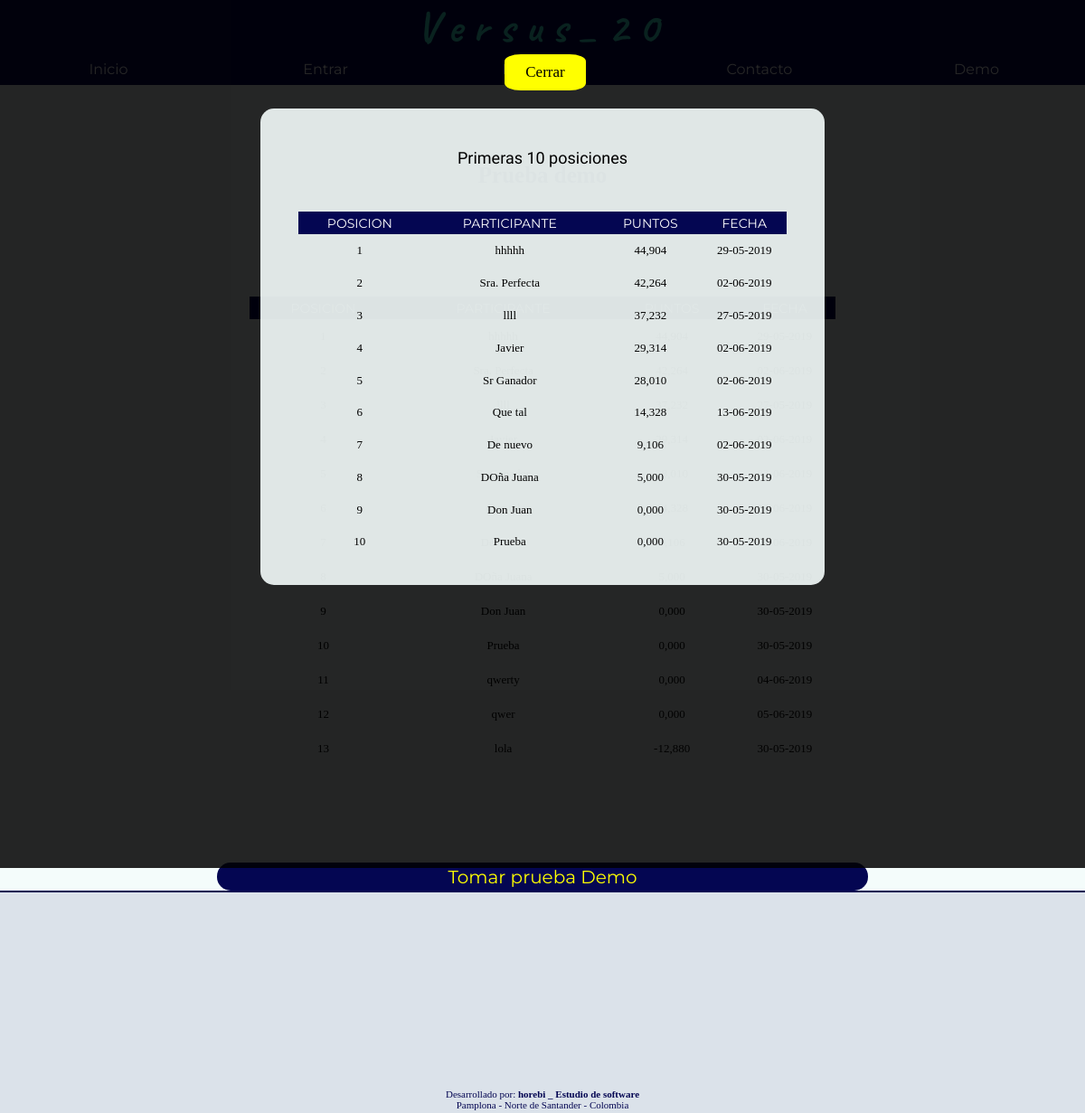
/vista/participantes.php, run on the app's committed database.
### tables this page shows
CREATE TABLE `participante_demo` (
  `ID_PD` int(11) NOT NULL,
  `usuario` varchar(20) NOT NULL,
  `fecha_Registro` datetime NOT NULL,
  `puntos` decimal(11,3) NOT NULL
);

### vista/participantes.php (the view, shortened to what this page needs)
<!DOCTYPE html>
<html lang="es">
    <head>
        <link rel="stylesheet" type="text/css" href="../css/EstilosVs_100.css"/>
        <link rel="stylesheet" type="text/css" media="(max-width: 800px)" href="../css/MediaQuery_EstilosVs_100.css">
        <link rel="stylesheet" type="text/css" href="../css/Modal.css">
    </head>
    <body>
        <label for="Cerrar" id="btnCerrar">Cerrar</label>
        <div class="modal">
            <div class="contenedor_modal modal_2">
                <p class="Inicio_1"><span>Primeras 10 posiciones</span></p>
                 <table width="95%"  style="text-align: center; border-collapse: collapse; margin-bottom: 3%; margin-left: auto; margin-right: auto; " >
                    <thead >
                        <tr style="background-color: #040652; color: white;">
                            <th>POSICION</th>
                            <th>PARTICIPANTE</th>
                            <th>PUNTOS</th>
                            <th>FECHA</th>
                        </tr>
                    </thead>
                    <?php
                        include("../conexion/Conexion_BD.php");
                        $i = 1;
                        $Consulta= "SELECT usuario, puntos, fecha_Registro FROM participante_demo ORDER BY puntos DESC";
                        $Recordset=mysqli_query($conexion,$Consulta);
                        For($size=1; $size<=10; $size++){
                             ($participantes= mysqli_fetch_array($Recordset));
                        $fechaFormatoMySQL=$participantes["fecha_Registro"];
                        $fechaFormatoPHP = date("d-m-Y", strtotime($fechaFormatoMySQL));
                        $Decimal = str_replace('.', ',', $participantes["puntos"]);
                            ?>
                            <tbody>
                                <tr>
                                    <td class="tabla_2"><?php echo $i;?></td>
                                    <td class="tabla_0"><?php echo $participantes["usuario"];?></td>
                                    <td class="tabla_1"><?php echo $Decimal;?></td>
                                    <td class="tabla_1"><?php echo $fechaFormatoPHP;?></td>
                                </tr>
                            <?php $i++;
                        }
                        ?>
                </tbody>
                </table>
            </div>
        </div>
        <div class="Secundario">
            <header>
            </header>
            <div onclick= "ocultarMenu()">
                <h2>Prueba demo</h2>
                <div class="sesion_3">
                    <table>
                        <thead>
                            <tr>
                                <th>POSICION</th>
                                <th>PARTICIPANTE</th>
                                <th>PUNTOS</th>
                                <th>FECHA</th>
                            </tr>
                        </thead>
                            <?php
                                $i = 1;
                                $Consulta= "SELECT usuario, puntos, fecha_Registro FROM participante_demo ORDER BY puntos DESC";
                                $Recordset=mysqli_query($conexion,$Consulta);
                                while($participantes= mysqli_fetch_array($Recordset)){
                                $Decimal = str_replace('.', ',', $participantes["puntos"]);
                            ?>
                        <tbody>
                            <tr>
                                <td class="tabla_2"><?php echo $i;?></td>
                                <td class="tabla_0"><?php echo $participantes["usuario"];?></td>
                                <td class="tabla_1"><?php echo $Decimal;?></td>
                                <td class="tabla_1"><?php echo date("d-m-Y", strtotime($participantes["fecha_Registro"])); ?></td>
                            </tr>
                            <?php $i++; }   ?>
                        </tbody>
                    </table>
                    <a href="demo.php" class="botonDemo">Tomar prueba Demo</a>
                </div>
            </div>
        </div>
        <footer>
            <?php include("modulos/footer.php");?>
        </footer>
    </body>
</html>

### vista/modulos/footer.php
<div class="piePagina_2">
       <p class="piePagina">Desarrollado por:<b> horebi _ Estudio de software</b></p>
       <p class="piePagina">Pamplona - Norte de Santander - Colombia</p>
   </div>

### css/EstilosVs_100.css (style rules this page uses)
* { margin: 0; padding: 0; font-size: 100%; }
a { text-decoration: none; font-family: 'Montserrat', sans-serif; }
body { background-color: #F4FCFB; }
footer { background:rgba(4, 6, 82, 0.1); text-align:center; height: 20%; font-size: 8px; width: 100%; color:#040652; position: absolute; border-top-color: #040652; border-top-style: solid; border-top-width: 2px; }
h1 { background-color:#040652; font-family:'Caveat', cursive; font-size:4vw; text-align:center; color:#40E0D0; letter-spacing:1vw; cursor: pointer; }
h2 { background-color:; color:#040652; font-family:verdana; margin-top: 10%; text-align: center; font-size: 25px; margin-bottom: 10%; }
html { height:100%; }
li { background-color: ; width: 80%; text-align:justify; line-height:20px; }
p { background-color:; padding: 0% 1%; font-size: 16px; font-family:verdana; color:; text-align: center; }
span { background-color: ; font-weight: ; font-size: 1.5vw; width: 20%; height: 3%; box-sizing: border-box; }
table { width: 90%; border-collapse: collapse; border:1px; text-align: center; margin-top: 0%; margin-bottom: 10%; margin-left: auto; margin-right: auto; }
th { background-color: #040652; font-family: 'Montserrat', sans-serif; font-weight: normal; height: 25px; color: white; font-size: 14px; }
td { width: 30px; font-size: 13px; font-family: verdana; line-height: 25px; }
ul { background-color: ; }
.botonDemo { background-color:#040652; text-align: center; display: block; margin-top: 15%; font-size: 20px; color: yellow; border-radius: 15px; padding: 0.5% }
.Inicio_1 { background-color:; font-family: 'Raleway', sans-serif; font-size:16px; width: 90%; margin: 5% auto; padding-bottom: 3%; }
.menuResponsive { background-color:; height: 10%; width: 100%; float: left; margin-bottom: 3%; box-sizing: border-box; display: flex; justify-content: center; font-family:verdana; clear: right; }
.menuResponsive ul { background-color:#040652 ; border-bottom-color: #040652; border-bottom-style: solid; border-bottom-width: 1px; width: 100%; margin:auto; list-style: none; display: flex; }
.menuResponsive li { background-color: ; padding-bottom: 0.5%; flex-grow: 1; }
.menuResponsive li a { background-color: ; display: block; width: 160px; margin: auto; color: white; font-size: 16px; text-align: center; padding:3% 0%; height: 27px; box-sizing: border-box; }
.modal_2 { padding: 1% !important; }
.piePagina { font-size: 11px; }
.piePagina_2 { position: absolute; bottom: 0pt; width: 100%; padding-bottom: 0.5%; }
.sesion_3 { background-color:; margin-left: auto; margin-right: auto; height: 70%; width: 60%; overflow:auto; }
.Secundario { background-color:; width: 100%; }
.tabla_0 { background-color:; padding: 1% 5%; height: 20px; width: 50px; text-align: center; }
.tabla_1 { background-color:; height: 20px; width: 20px; text-align: center; }

### css/Modal.css (style rules this page uses)
#Cerrar + label { position: fixed; color:black; font-family: verdana; z-index: 50; font-size: 17px; margin-left: 46.5%; margin-top: 5%; width: 90px; height: 40px; line-height: 40px; background-color: yellow; border-radius: 20%; text-align: center; padding-top: 0px; cursor: pointer; box-sizing: border-box; animation: modal 1.5s; animation-delay: 0s; animation-fill-mode: forwards; visibility: hidden; opacity: 0; }
.Inicio_1 { background-color:; font-family: 'Raleway', sans-serif; font-size:20px; text-align: center; }
.modal { width: 100%; height: 120vh; background-color: rgba(0,0,0,0.85); position: absolute; top: 0; left: 0; animation: modal 1.5s; animation-delay: 0s; animation-fill-mode: forwards; visibility: hidden; opacity: 0; }
.contenedor_modal { border-radius: 15px; background-color:rgba(244,252,251,0.9) ; width: 50%; margin: 10% auto; padding: 5% 2%; }

### data on the page
participante_demo: usuario "hhhhh", puntos "44,904", fecha_Registro "29-05-2019"
participante_demo: usuario "Sra. Perfecta", puntos "42,264", fecha_Registro "02-06-2019"
participante_demo: usuario "llll", puntos "37,232", fecha_Registro "27-05-2019"
participante_demo: usuario "Javier", puntos "29,314", fecha_Registro "02-06-2019"
participante_demo: usuario "Sr Ganador", puntos "28,010", fecha_Registro "02-06-2019"
participante_demo: usuario "Que tal", puntos "14,328", fecha_Registro "13-06-2019"
participante_demo: usuario "De nuevo", puntos "9,106", fecha_Registro "02-06-2019"
participante_demo: usuario "DOña Juana", puntos "5,000", fecha_Registro "30-05-2019"
participante_demo: usuario "Don Juan", puntos "0,000", fecha_Registro "30-05-2019"
participante_demo: usuario "Prueba", puntos "0,000", fecha_Registro "30-05-2019"
participante_demo: usuario "qwerty", puntos "0,000", fecha_Registro "04-06-2019"
participante_demo: usuario "qwer", puntos "0,000", fecha_Registro "05-06-2019"
participante_demo: usuario "lola", puntos "-12,880", fecha_Registro "30-05-2019"
